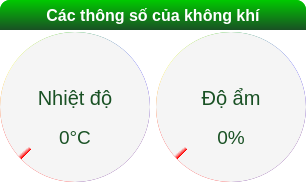
                              <widget class="QFrame" name="Top_Ctrl_frame_2">
                               <property name="sizePolicy">
                                <sizepolicy hsizetype="Preferred" vsizetype="Expanding">
                                 <horstretch>0</horstretch>
                                 <verstretch>0</verstretch>
                                </sizepolicy>
                               </property>
                               <property name="styleSheet">
                                <string notr="true">background-color: rgb(255, 255, 255);
border-radius: 10px;</string>
                               </property>
                               <property name="frameShape">
                                <enum>QFrame::StyledPanel</enum>
                               </property>
                               <property name="frameShadow">
                                <enum>QFrame::Raised</enum>
                               </property>
                               <layout class="QVBoxLayout" name="verticalLayout_24">
                                <property name="spacing">
                                 <number>0</number>
                                </property>
                                <property name="leftMargin">
                                 <number>0</number>
                                </property>
                                <property name="topMargin">
                                 <number>0</number>
                                </property>
                                <property name="rightMargin">
                                 <number>0</number>
                                </property>
                                <property name="bottomMargin">
                                 <number>0</number>
                                </property>
                                <item>
                                 <widget class="QFrame" name="Top_Ctrl_frame2_header">
                                  <property name="styleSheet">
                                   <string notr="true">background-color: rgb(0, 200, 0);</string>
                                  </property>
                                  <property name="frameShape">
                                   <enum>QFrame::StyledPanel</enum>
                                  </property>
                                  <property name="frameShadow">
                                   <enum>QFrame::Raised</enum>
                                  </property>
                                  <layout class="QVBoxLayout" name="verticalLayout_20">
                                   <property name="spacing">
                                    <number>0</number>
                                   </property>
                                   <property name="leftMargin">
                                    <number>0</number>
                                   </property>
                                   <property name="topMargin">
                                    <number>0</number>
                                   </property>
                                   <property name="rightMargin">
                                    <number>0</number>
                                   </property>
                                   <property name="bottomMargin">
                                    <number>0</number>
                                   </property>
                                   <item>
                                    <widget class="QPushButton" name="Top_Ctrl_header2">
                                     <property name="minimumSize">
                                      <size>
                                       <width>0</width>
                                       <height>30</height>
                                      </size>
                                     </property>
                                     <property name="font">
                                      <font>
                                       <family>Segoe UI</family>
                                       <pointsize>12</pointsize>
                                       <weight>75</weight>
                                       <bold>true</bold>
                                      </font>
                                     </property>
                                     <property name="styleSheet">
                                      <string notr="true">color: rgb(255, 255, 255);
background-color: qlineargradient(spread:pad, x1:0, y1:0, x2:0, y2:1, stop:0 rgba(0, 201, 0, 255), stop:1 rgba(25, 81, 36, 255));
border-bottom-left-radius: 0px;
border-bottom-right-radius: 0px;</string>
                                     </property>
                                     <property name="text">
                                      <string>Các thông số của không khí</string>
                                     </property>
                                    </widget>
                                   </item>
                                  </layout>
                                 </widget>
                                </item>
                                <item>
                                 <widget class="QFrame" name="Top_Ctrl_frame2_body">
                                  <property name="sizePolicy">
                                   <sizepolicy hsizetype="Preferred" vsizetype="Expanding">
                                    <horstretch>0</horstretch>
                                    <verstretch>0</verstretch>
                                   </sizepolicy>
                                  </property>
                                  <property name="styleSheet">
                                   <string notr="true">background-color: rgba(0, 0, 0, 0);</string>
                                  </property>
                                  <property name="frameShape">
                                   <enum>QFrame::StyledPanel</enum>
                                  </property>
                                  <property name="frameShadow">
                                   <enum>QFrame::Raised</enum>
                                  </property>
                                  <layout class="QHBoxLayout" name="horizontalLayout_18">
                                   <property name="leftMargin">
                                    <number>0</number>
                                   </property>
                                   <property name="topMargin">
                                    <number>2</number>
                                   </property>
                                   <property name="rightMargin">
                                    <number>0</number>
                                   </property>
                                   <property name="bottomMargin">
                                    <number>2</number>
                                   </property>
                                   <item>
                                    <widget class="QFrame" name="KK_Temp">
                                     <property name="minimumSize">
                                      <size>
                                       <width>150</width>
                                       <height>150</height>
                                      </size>
                                     </property>
                                     <property name="maximumSize">
                                      <size>
                                       <width>150</width>
                                       <height>150</height>
                                      </size>
                                     </property>
                                     <property name="styleSheet">
                                      <string notr="true">background-color: qconicalgradient(cx:0.5, cy:0.5, angle:270.7, stop:0.189055 rgba(85, 0, 127, 255), stop:0.343284 rgba(0, 0, 255, 255), stop:0.502488 rgba(0, 170, 0, 255), stop:0.661692 rgba(255, 255, 0, 255), stop:0.80597 rgba(255, 0, 0, 255));
border-radius: 75px;</string>
                                     </property>
                                     <property name="frameShape">
                                      <enum>QFrame::StyledPanel</enum>
                                     </property>
                                     <property name="frameShadow">
                                      <enum>QFrame::Raised</enum>
                                     </property>
                                     <layout class="QVBoxLayout" name="verticalLayout_80">
                                      <property name="spacing">
                                       <number>0</number>
                                      </property>
                                      <property name="leftMargin">
                                       <number>0</number>
                                      </property>
                                      <property name="topMargin">
                                       <number>0</number>
                                      </property>
                                      <property name="rightMargin">
                                       <number>0</number>
                                      </property>
                                      <property name="bottomMargin">
                                       <number>0</number>
                                      </property>
                                      <item>
                                       <widget class="QFrame" name="frame_30">
                                        <property name="styleSheet">
                                         <string notr="true">background-color: qconicalgradient(cx:0.5, cy:0.5, angle:224.5, stop:0 rgba(245, 245, 245, 255), stop:0.25 rgba(245, 245, 245, 255), stop:0.251351 rgba(0, 0, 0, 0));
border-radius: 75px;
background-color: qconicalgradient(cx:0.5, cy:0.5, angle:224.5, stop:0 rgba(245, 245, 245, 255), stop:0.99005 rgba(245, 245, 245, 255), stop:1 rgba(0, 0, 0, 0));</string>
                                        </property>
                                        <property name="frameShape">
                                         <enum>QFrame::StyledPanel</enum>
                                        </property>
                                        <property name="frameShadow">
                                         <enum>QFrame::Raised</enum>
                                        </property>
                                        <layout class="QHBoxLayout" name="horizontalLayout_16">
                                         <property name="leftMargin">
                                          <number>14</number>
                                         </property>
                                         <property name="topMargin">
                                          <number>14</number>
                                         </property>
                                         <property name="rightMargin">
                                          <number>14</number>
                                         </property>
                                         <property name="bottomMargin">
                                          <number>14</number>
                                         </property>
                                         <item>
                                          <widget class="QFrame" name="frame_31">
                                           <property name="styleSheet">
                                            <string notr="true">background-color: rgb(245, 245, 245);
border-radius: 61px;</string>
                                           </property>
                                           <property name="frameShape">
                                            <enum>QFrame::StyledPanel</enum>
                                           </property>
                                           <property name="frameShadow">
                                            <enum>QFrame::Raised</enum>
                                           </property>
                                           <layout class="QVBoxLayout" name="verticalLayout_81">
                                            <property name="topMargin">
                                             <number>30</number>
                                            </property>
                                            <item>
                                             <widget class="QPushButton" name="pushButton_17">
                                              <property name="font">
                                               <font>
                                                <family>Segoe UI</family>
                                                <pointsize>15</pointsize>
                                                <weight>50</weight>
                                                <bold>false</bold>
                                               </font>
                                              </property>
                                              <property name="styleSheet">
                                               <string notr="true">color: qlineargradient(spread:pad, x1:0, y1:0, x2:0, y2:1, stop:0 rgba(0, 201, 0, 255), stop:1 rgba(25, 81, 36, 255));
background-color: rgba(0, 0, 0, 0);</string>
                                              </property>
                                              <property name="text">
                                               <string>Nhiệt độ</string>
                                              </property>
                                             </widget>
                                            </item>
                                            <item>
                                             <widget class="QPushButton" name="pushButton_18">
                                              <property name="font">
                                               <font>
                                                <pointsize>14</pointsize>
                                               </font>
                                              </property>
                                              <property name="styleSheet">
                                               <string notr="true">color: qlineargradient(spread:pad, x1:0, y1:0, x2:0, y2:1, stop:0 rgba(0, 201, 0, 255), stop:1 rgba(25, 81, 36, 255));
background-color: rgba(0, 0, 0, 0);</string>
                                              </property>
                                              <property name="text">
                                               <string>0°C</string>
                                              </property>
                                             </widget>
                                            </item>
                                           </layout>
                                          </widget>
                                         </item>
                                        </layout>
                                       </widget>
                                      </item>
                                     </layout>
                                    </widget>
                                   </item>
                                   <item>
                                    <widget class="QFrame" name="KK_Humi">
                                     <property name="minimumSize">
                                      <size>
                                       <width>150</width>
                                       <height>150</height>
                                      </size>
                                     </property>
                                     <property name="maximumSize">
                                      <size>
                                       <width>150</width>
                                       <height>150</height>
                                      </size>
                                     </property>
                                     <property name="styleSheet">
                                      <string notr="true">background-color: qconicalgradient(cx:0.5, cy:0.5, angle:270.7, stop:0.189055 rgba(85, 0, 127, 255), stop:0.343284 rgba(0, 0, 255, 255), stop:0.502488 rgba(0, 170, 0, 255), stop:0.661692 rgba(255, 255, 0, 255), stop:0.80597 rgba(255, 0, 0, 255));
border-radius: 75px;</string>
                                     </property>
                                     <property name="frameShape">
                                      <enum>QFrame::StyledPanel</enum>
                                     </property>
                                     <property name="frameShadow">
                                      <enum>QFrame::Raised</enum>
                                     </property>
                                     <layout class="QVBoxLayout" name="verticalLayout_82">
                                      <property name="spacing">
                                       <number>0</number>
                                      </property>
                                      <property name="leftMargin">
                                       <number>0</number>
                                      </property>
                                      <property name="topMargin">
                                       <number>0</number>
                                      </property>
                                      <property name="rightMargin">
                                       <number>0</number>
                                      </property>
                                      <property name="bottomMargin">
                                       <number>0</number>
                                      </property>
                                      <item>
                                       <widget class="QFrame" name="frame_32">
                                        <property name="styleSheet">
                                         <string notr="true">background-color: qconicalgradient(cx:0.5, cy:0.5, angle:224.5, stop:0 rgba(245, 245, 245, 255), stop:0.25 rgba(245, 245, 245, 255), stop:0.251351 rgba(0, 0, 0, 0));
border-radius: 75px;
background-color: qconicalgradient(cx:0.5, cy:0.5, angle:224.5, stop:0 rgba(245, 245, 245, 255), stop:0.99005 rgba(245, 245, 245, 255), stop:1 rgba(0, 0, 0, 0));</string>
                                        </property>
                                        <property name="frameShape">
                                         <enum>QFrame::StyledPanel</enum>
                                        </property>
                                        <property name="frameShadow">
                                         <enum>QFrame::Raised</enum>
                                        </property>
                                        <layout class="QHBoxLayout" name="horizontalLayout_17">
                                         <property name="leftMargin">
                                          <number>14</number>
                                         </property>
                                         <property name="topMargin">
                                          <number>14</number>
                                         </property>
                                         <property name="rightMargin">
                                          <number>14</number>
                                         </property>
                                         <property name="bottomMargin">
                                          <number>14</number>
                                         </property>
                                         <item>
                                          <widget class="QFrame" name="frame_33">
                                           <property name="styleSheet">
                                            <string notr="true">background-color: rgb(245, 245, 245);
border-radius: 61px;</string>
                                           </property>
                                           <property name="frameShape">
                                            <enum>QFrame::StyledPanel</enum>
                                           </property>
                                           <property name="frameShadow">
                                            <enum>QFrame::Raised</enum>
                                           </property>
                                           <layout class="QVBoxLayout" name="verticalLayout_83">
                                            <property name="topMargin">
                                             <number>30</number>
                                            </property>
                                            <item>
                                             <widget class="QPushButton" name="pushButton_19">
                                              <property name="font">
                                               <font>
                                                <family>Segoe UI</family>
                                                <pointsize>15</pointsize>
                                                <weight>50</weight>
                                                <bold>false</bold>
                                               </font>
                                              </property>
                                              <property name="styleSheet">
                                               <string notr="true">color: qlineargradient(spread:pad, x1:0, y1:0, x2:0, y2:1, stop:0 rgba(0, 201, 0, 255), stop:1 rgba(25, 81, 36, 255));
background-color: rgba(0, 0, 0, 0);</string>
                                              </property>
                                              <property name="text">
                                               <string>Độ ẩm</string>
                                              </property>
                                             </widget>
                                            </item>
                                            <item>
                                             <widget class="QPushButton" name="pushButton_20">
                                              <property name="font">
                                               <font>
                                                <pointsize>14</pointsize>
                                               </font>
                                              </property>
                                              <property name="styleSheet">
                                               <string notr="true">color: qlineargradient(spread:pad, x1:0, y1:0, x2:0, y2:1, stop:0 rgba(0, 201, 0, 255), stop:1 rgba(25, 81, 36, 255));
background-color: rgba(0, 0, 0, 0);</string>
                                              </property>
                                              <property name="text">
                                               <string>0%</string>
                                              </property>
                                             </widget>
                                            </item>
                                           </layout>
                                          </widget>
                                         </item>
                                        </layout>
                                       </widget>
                                      </item>
                                     </layout>
                                    </widget>
                                   </item>
                                  </layout>
                                 </widget>
                                </item>
                               </layout>
                              </widget>
